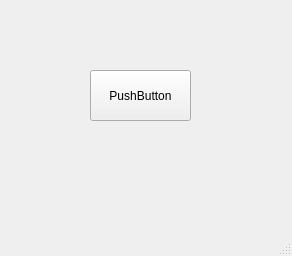
<?xml version="1.0" encoding="UTF-8"?>
<ui version="4.0">
 <class>MainWindow</class>
 <widget class="QMainWindow" name="MainWindow">
  <property name="geometry">
   <rect>
    <x>0</x>
    <y>0</y>
    <width>292</width>
    <height>256</height>
   </rect>
  </property>
  <property name="windowTitle">
   <string>MainWindow</string>
  </property>
  <widget class="QWidget" name="centralwidget">
   <widget class="QPushButton" name="pushButton">
    <property name="geometry">
     <rect>
      <x>90</x>
      <y>70</y>
      <width>101</width>
      <height>51</height>
     </rect>
    </property>
    <property name="text">
     <string>PushButton</string>
    </property>
   </widget>
  </widget>
  <widget class="QMenuBar" name="menubar">
   <property name="geometry">
    <rect>
     <x>0</x>
     <y>0</y>
     <width>292</width>
     <height>19</height>
    </rect>
   </property>
  </widget>
  <widget class="QStatusBar" name="statusbar"/>
 </widget>
 <resources/>
 <connections/>
</ui>
